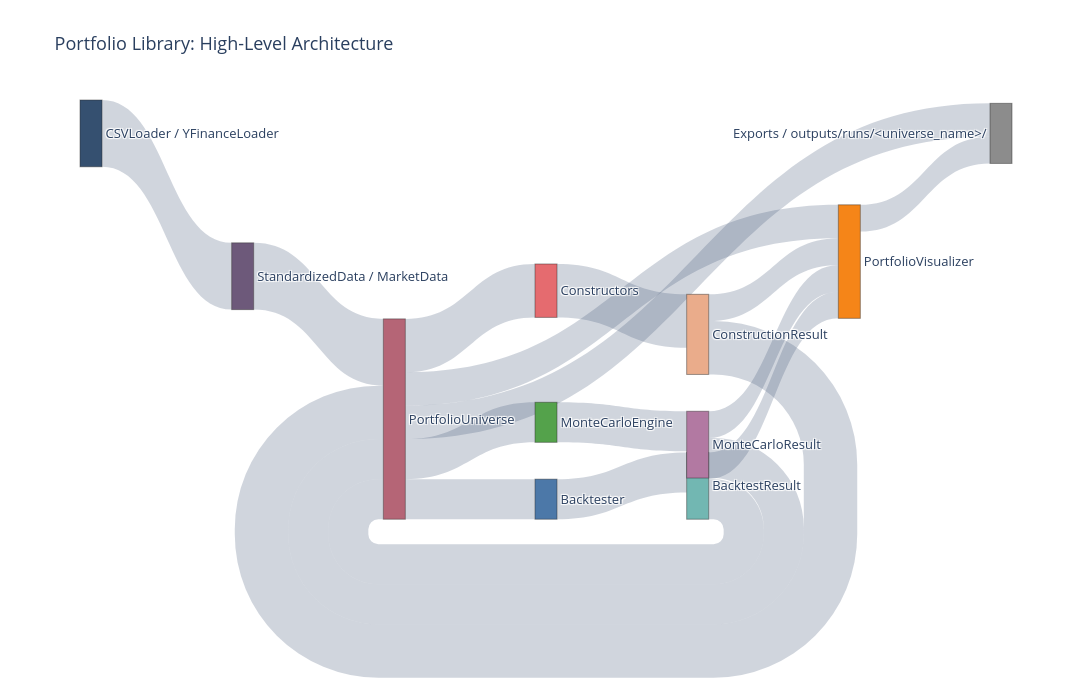

The code cell stored with this chart in its notebook:
### Markdown cell above
## 1. High-level architecture

This figure answers:
- where data enters
- where constructions are built
- where backtests / Monte Carlo are attached
- where visualizations and exports live

### Code cell
import plotly.graph_objects as go

high_nodes = [
    'CSVLoader / YFinanceLoader',
    'StandardizedData / MarketData',
    'PortfolioUniverse',
    'Constructors',
    'ConstructionResult',
    'Backtester',
    'BacktestResult',
    'MonteCarloEngine',
    'MonteCarloResult',
    'PortfolioVisualizer',
    'Exports / outputs/runs/<universe_name>/',
]

high_index = {name: i for i, name in enumerate(high_nodes)}

high_links = [
    ('CSVLoader / YFinanceLoader', 'StandardizedData / MarketData', 10),
    ('StandardizedData / MarketData', 'PortfolioUniverse', 10),
    ('PortfolioUniverse', 'Constructors', 8),
    ('Constructors', 'ConstructionResult', 8),
    ('ConstructionResult', 'PortfolioUniverse', 8),
    ('PortfolioUniverse', 'Backtester', 6),
    ('Backtester', 'BacktestResult', 6),
    ('BacktestResult', 'PortfolioUniverse', 6),
    ('PortfolioUniverse', 'MonteCarloEngine', 6),
    ('MonteCarloEngine', 'MonteCarloResult', 6),
    ('MonteCarloResult', 'PortfolioUniverse', 6),
    ('PortfolioUniverse', 'PortfolioVisualizer', 5),
    ('ConstructionResult', 'PortfolioVisualizer', 4),
    ('BacktestResult', 'PortfolioVisualizer', 4),
    ('MonteCarloResult', 'PortfolioVisualizer', 4),
    ('PortfolioUniverse', 'Exports / outputs/runs/<universe_name>/', 5),
    ('PortfolioVisualizer', 'Exports / outputs/runs/<universe_name>/', 4),
]

fig_high = go.Figure(
    data=[
        go.Sankey(
            arrangement='snap',
            node=dict(
                pad=20,
                thickness=22,
                line=dict(color='rgba(40,40,40,0.45)', width=1),
                label=high_nodes,
                color=[
                    '#355070', '#6D597A', '#B56576', '#E56B6F', '#EAAC8B',
                    '#4C78A8', '#72B7B2', '#54A24B', '#B279A2', '#F58518', '#8C8C8C'
                ],
            ),
            link=dict(
                source=[high_index[s] for s, _, _ in high_links],
                target=[high_index[t] for _, t, _ in high_links],
                value=[v for _, _, v in high_links],
                color='rgba(70, 90, 120, 0.25)',
            ),
        )
    ]
)

fig_high.update_layout(
    title='Portfolio Library: High-Level Architecture',
    font=dict(size=13),
    template='plotly_white',
    width=1250,
    height=700,
)

fig_high.show()

### Figure 1 — Plotly figure (JSON) as saved in the notebook; plotly's stock layout.template omitted (floating-point values rounded to 4 significant figures)
{"data": [{"arrangement": "snap", "link": {"color": "rgba(70, 90, 120, 0.25)", "source": [0, 1, 2, 3, 4, 2, 5, 6, 2, 7, 8, 2, 4, 6, 8, 2, 9], "target": [1, 2, 3, 4, 2, 5, 6, 2, 7, 8, 2, 9, 9, 9, 9, 10, 10], "value": [10, 10, 8, 8, 8, 6, 6, 6, 6, 6, 6, 5, 4, 4, 4, 5, 4]}, "node": {"color": ["#355070", "#6D597A", "#B56576", "#E56B6F", "#EAAC8B", "#4C78A8", "#72B7B2", "#54A24B", "#B279A2", "#F58518", "#8C8C8C"], "label": ["CSVLoader / YFinanceLoader", "StandardizedData / MarketData", "PortfolioUniverse", "Constructors", "ConstructionResult", "Backtester", "BacktestResult", "MonteCarloEngine", "MonteCarloResult", "PortfolioVisualizer", "Exports / outputs/runs/<universe_name>/"], "line": {"color": "rgba(40,40,40,0.45)", "width": 1}, "pad": 20, "thickness": 22}, "type": "sankey"}], "layout": {"font": {"size": 13}, "height": 700, "title": {"text": "Portfolio Library: High-Level Architecture"}, "width": 1250}}
